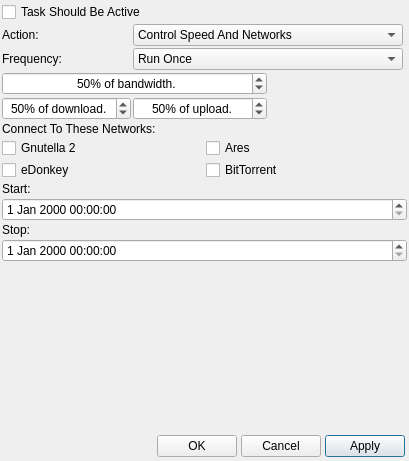
<?xml version="1.0" encoding="UTF-8"?>
<ui version="4.0">
 <class>DialogScheduler</class>
 <widget class="QDialog" name="DialogScheduler">
  <property name="geometry">
   <rect>
    <x>0</x>
    <y>0</y>
    <width>409</width>
    <height>461</height>
   </rect>
  </property>
  <property name="minimumSize">
   <size>
    <width>0</width>
    <height>0</height>
   </size>
  </property>
  <property name="maximumSize">
   <size>
    <width>634</width>
    <height>461</height>
   </size>
  </property>
  <property name="windowTitle">
   <string>Scheduled Task Properties</string>
  </property>
  <property name="windowIcon">
   <iconset resource="../Resource.qrc">
    <normaloff>:/Resource/Generic/Scheduler.png</normaloff>:/Resource/Generic/Scheduler.png</iconset>
  </property>
  <property name="autoFillBackground">
   <bool>true</bool>
  </property>
  <layout class="QGridLayout" name="gridLayout_2">
   <property name="horizontalSpacing">
    <number>0</number>
   </property>
   <property name="verticalSpacing">
    <number>2</number>
   </property>
   <property name="margin">
    <number>0</number>
   </property>
   <item row="5" column="0" colspan="2">
    <layout class="QGridLayout" name="gridLayoutFooter">
     <property name="margin">
      <number>4</number>
     </property>
     <property name="spacing">
      <number>4</number>
     </property>
     <item row="0" column="3">
      <widget class="QPushButton" name="pushButtonApply">
       <property name="text">
        <string>Apply</string>
       </property>
      </widget>
     </item>
     <item row="0" column="2">
      <widget class="QPushButton" name="pushButtonCancel">
       <property name="text">
        <string>Cancel</string>
       </property>
      </widget>
     </item>
     <item row="0" column="1">
      <widget class="QPushButton" name="pushButtonOK">
       <property name="text">
        <string>OK</string>
       </property>
      </widget>
     </item>
     <item row="0" column="0">
      <spacer name="horizontalSpacerFooter">
       <property name="orientation">
        <enum>Qt::Horizontal</enum>
       </property>
       <property name="sizeHint" stdset="0">
        <size>
         <width>40</width>
         <height>20</height>
        </size>
       </property>
      </spacer>
     </item>
    </layout>
   </item>
   <item row="0" column="0">
    <layout class="QGridLayout" name="gridLayoutSceduler">
     <property name="margin">
      <number>2</number>
     </property>
     <property name="spacing">
      <number>2</number>
     </property>
     <item row="2" column="0">
      <layout class="QGridLayout" name="gridLayoutNetworks">
       <property name="spacing">
        <number>2</number>
       </property>
       <item row="0" column="0" colspan="2">
        <widget class="QLabel" name="labelNetworks">
         <property name="text">
          <string>Connect To These Networks:</string>
         </property>
        </widget>
       </item>
       <item row="1" column="0">
        <widget class="QCheckBox" name="checkBoxG2">
         <property name="text">
          <string>Gnutella 2</string>
         </property>
         <property name="icon">
          <iconset resource="../Resource.qrc">
           <normaloff>:/Resource/Networks/Gnutella2.png</normaloff>:/Resource/Networks/Gnutella2.png</iconset>
         </property>
        </widget>
       </item>
       <item row="2" column="1">
        <widget class="QCheckBox" name="checkBoxBitTorrent">
         <property name="text">
          <string>BitTorrent</string>
         </property>
         <property name="icon">
          <iconset resource="../Resource.qrc">
           <normaloff>:/Resource/Networks/BitTorrent.png</normaloff>:/Resource/Networks/BitTorrent.png</iconset>
         </property>
        </widget>
       </item>
       <item row="2" column="0">
        <widget class="QCheckBox" name="checkBoxEDonkey">
         <property name="text">
          <string>eDonkey</string>
         </property>
         <property name="icon">
          <iconset resource="../Resource.qrc">
           <normaloff>:/Resource/Networks/EDonkey.png</normaloff>:/Resource/Networks/EDonkey.png</iconset>
         </property>
        </widget>
       </item>
       <item row="1" column="1">
        <widget class="QCheckBox" name="checkBoxAres">
         <property name="text">
          <string>Ares</string>
         </property>
         <property name="icon">
          <iconset resource="../Resource.qrc">
           <normaloff>:/Resource/Networks/Ares.png</normaloff>:/Resource/Networks/Ares.png</iconset>
         </property>
        </widget>
       </item>
      </layout>
     </item>
     <item row="3" column="0">
      <widget class="QStackedWidget" name="pagesSchedule">
       <property name="currentIndex">
        <number>0</number>
       </property>
       <widget class="QWidget" name="pageRunOnce">
        <layout class="QGridLayout" name="gridLayout_9">
         <property name="margin">
          <number>0</number>
         </property>
         <property name="spacing">
          <number>0</number>
         </property>
         <item row="1" column="0">
          <layout class="QGridLayout" name="gridLayoutRunOnce">
           <property name="spacing">
            <number>2</number>
           </property>
           <item row="1" column="1">
            <widget class="QDateTimeEdit" name="dateTimeEditStart">
             <property name="sizePolicy">
              <sizepolicy hsizetype="Expanding" vsizetype="Fixed">
               <horstretch>0</horstretch>
               <verstretch>0</verstretch>
              </sizepolicy>
             </property>
            </widget>
           </item>
           <item row="0" column="1">
            <widget class="QLabel" name="labelStart">
             <property name="text">
              <string>Start:</string>
             </property>
            </widget>
           </item>
           <item row="2" column="1">
            <widget class="QLabel" name="labelStop">
             <property name="sizePolicy">
              <sizepolicy hsizetype="Preferred" vsizetype="Preferred">
               <horstretch>0</horstretch>
               <verstretch>0</verstretch>
              </sizepolicy>
             </property>
             <property name="text">
              <string>Stop:</string>
             </property>
            </widget>
           </item>
           <item row="4" column="1">
            <spacer name="verticalSpacerRunOnce">
             <property name="orientation">
              <enum>Qt::Vertical</enum>
             </property>
             <property name="sizeHint" stdset="0">
              <size>
               <width>20</width>
               <height>40</height>
              </size>
             </property>
            </spacer>
           </item>
           <item row="3" column="1">
            <widget class="QDateTimeEdit" name="dateTimeEditStop">
             <property name="sizePolicy">
              <sizepolicy hsizetype="Expanding" vsizetype="Fixed">
               <horstretch>0</horstretch>
               <verstretch>0</verstretch>
              </sizepolicy>
             </property>
            </widget>
           </item>
          </layout>
         </item>
        </layout>
       </widget>
       <widget class="QWidget" name="pageDaily">
        <layout class="QGridLayout" name="gridLayout">
         <property name="margin">
          <number>0</number>
         </property>
         <property name="spacing">
          <number>0</number>
         </property>
         <item row="0" column="0">
          <layout class="QGridLayout" name="gridLayoutRunOnce_2">
           <property name="spacing">
            <number>2</number>
           </property>
           <item row="0" column="1">
            <widget class="QLabel" name="labelStart_2">
             <property name="text">
              <string>Start:</string>
             </property>
            </widget>
           </item>
           <item row="2" column="1">
            <widget class="QLabel" name="labelStop_2">
             <property name="sizePolicy">
              <sizepolicy hsizetype="Preferred" vsizetype="Preferred">
               <horstretch>0</horstretch>
               <verstretch>0</verstretch>
              </sizepolicy>
             </property>
             <property name="text">
              <string>Stop:</string>
             </property>
            </widget>
           </item>
           <item row="4" column="1">
            <spacer name="verticalSpacerRunOnce_2">
             <property name="orientation">
              <enum>Qt::Vertical</enum>
             </property>
             <property name="sizeHint" stdset="0">
              <size>
               <width>20</width>
               <height>40</height>
              </size>
             </property>
            </spacer>
           </item>
           <item row="1" column="1">
            <widget class="QTimeEdit" name="timeEditStart_2">
             <property name="sizePolicy">
              <sizepolicy hsizetype="Expanding" vsizetype="Fixed">
               <horstretch>0</horstretch>
               <verstretch>0</verstretch>
              </sizepolicy>
             </property>
            </widget>
           </item>
           <item row="3" column="1">
            <widget class="QTimeEdit" name="timeEditStop_2">
             <property name="sizePolicy">
              <sizepolicy hsizetype="Expanding" vsizetype="Fixed">
               <horstretch>0</horstretch>
               <verstretch>0</verstretch>
              </sizepolicy>
             </property>
            </widget>
           </item>
          </layout>
         </item>
        </layout>
       </widget>
       <widget class="QWidget" name="pageWeekly">
        <layout class="QGridLayout" name="gridLayout_19">
         <property name="margin">
          <number>0</number>
         </property>
         <property name="spacing">
          <number>0</number>
         </property>
         <item row="0" column="0">
          <layout class="QGridLayout" name="gridLayoutWeekly">
           <property name="spacing">
            <number>2</number>
           </property>
           <item row="0" column="0">
            <widget class="QCheckBox" name="checkBoxSunday">
             <property name="text">
              <string>Sunday</string>
             </property>
            </widget>
           </item>
           <item row="1" column="0">
            <widget class="QCheckBox" name="checkBoxMonday">
             <property name="text">
              <string>Monday</string>
             </property>
            </widget>
           </item>
           <item row="1" column="1">
            <widget class="QLabel" name="labelMondayStart">
             <property name="text">
              <string>Start:</string>
             </property>
            </widget>
           </item>
           <item row="1" column="2">
            <widget class="QTimeEdit" name="timeEditMondayStart"/>
           </item>
           <item row="1" column="3">
            <widget class="QLabel" name="labelMondayStop">
             <property name="text">
              <string>Stop:</string>
             </property>
            </widget>
           </item>
           <item row="1" column="4">
            <widget class="QTimeEdit" name="timeEditMondayStop"/>
           </item>
           <item row="0" column="4">
            <widget class="QTimeEdit" name="timeEditSundayStop"/>
           </item>
           <item row="2" column="0">
            <widget class="QCheckBox" name="checkBoxTuesday">
             <property name="text">
              <string>Tuesday</string>
             </property>
            </widget>
           </item>
           <item row="0" column="2">
            <widget class="QTimeEdit" name="timeEditSundayStart"/>
           </item>
           <item row="0" column="1">
            <widget class="QLabel" name="labelSundayStart">
             <property name="text">
              <string>Start:</string>
             </property>
            </widget>
           </item>
           <item row="0" column="3">
            <widget class="QLabel" name="labelSundayStop">
             <property name="text">
              <string>Stop:</string>
             </property>
            </widget>
           </item>
           <item row="2" column="1">
            <widget class="QLabel" name="labelTuesdayStart">
             <property name="text">
              <string>Start:</string>
             </property>
            </widget>
           </item>
           <item row="2" column="2">
            <widget class="QTimeEdit" name="timeEditTuesdayStart"/>
           </item>
           <item row="2" column="3">
            <widget class="QLabel" name="labelTuesdayStop">
             <property name="text">
              <string>Stop:</string>
             </property>
            </widget>
           </item>
           <item row="2" column="4">
            <widget class="QTimeEdit" name="timeEditTuesdayStop"/>
           </item>
           <item row="3" column="0">
            <widget class="QCheckBox" name="checkBoxWednesday">
             <property name="text">
              <string>Wednesday</string>
             </property>
            </widget>
           </item>
           <item row="3" column="1">
            <widget class="QLabel" name="labelWednesdayStart">
             <property name="text">
              <string>Start:</string>
             </property>
            </widget>
           </item>
           <item row="3" column="2">
            <widget class="QTimeEdit" name="timeEditWednesdayStart"/>
           </item>
           <item row="3" column="3">
            <widget class="QLabel" name="labelWednesdayStop">
             <property name="text">
              <string>Stop:</string>
             </property>
            </widget>
           </item>
           <item row="3" column="4">
            <widget class="QTimeEdit" name="timeEditWednesdayStop"/>
           </item>
           <item row="4" column="4">
            <widget class="QTimeEdit" name="timeEditThursdayStop"/>
           </item>
           <item row="4" column="3">
            <widget class="QLabel" name="labelThursdayStop">
             <property name="text">
              <string>Stop:</string>
             </property>
            </widget>
           </item>
           <item row="4" column="2">
            <widget class="QTimeEdit" name="timeEditThursdayStart"/>
           </item>
           <item row="4" column="1">
            <widget class="QLabel" name="labelThursdayStart">
             <property name="text">
              <string>Start:</string>
             </property>
            </widget>
           </item>
           <item row="6" column="1">
            <widget class="QLabel" name="labelSaturdayStart">
             <property name="text">
              <string>Start:</string>
             </property>
            </widget>
           </item>
           <item row="6" column="0">
            <widget class="QCheckBox" name="checkBoxSaturday">
             <property name="text">
              <string>Saturday</string>
             </property>
            </widget>
           </item>
           <item row="6" column="2">
            <widget class="QTimeEdit" name="timeEditSaturdayStart"/>
           </item>
           <item row="6" column="4">
            <widget class="QTimeEdit" name="timeEditSaturdayStop"/>
           </item>
           <item row="6" column="3">
            <widget class="QLabel" name="labelSaturdayStop">
             <property name="text">
              <string>Stop:</string>
             </property>
            </widget>
           </item>
           <item row="4" column="0">
            <widget class="QCheckBox" name="checkBoxThursday">
             <property name="text">
              <string>Thursday</string>
             </property>
            </widget>
           </item>
           <item row="5" column="0">
            <widget class="QCheckBox" name="checkBoxFriday">
             <property name="text">
              <string>Friday</string>
             </property>
            </widget>
           </item>
           <item row="5" column="1">
            <widget class="QLabel" name="labelFidayStart">
             <property name="text">
              <string>Start:</string>
             </property>
            </widget>
           </item>
           <item row="5" column="2">
            <widget class="QTimeEdit" name="timeEditFridayStart"/>
           </item>
           <item row="5" column="3">
            <widget class="QLabel" name="labelFridayStop">
             <property name="text">
              <string>Stop:</string>
             </property>
            </widget>
           </item>
           <item row="5" column="4">
            <widget class="QTimeEdit" name="timeEditFridayStop"/>
           </item>
          </layout>
         </item>
        </layout>
       </widget>
      </widget>
     </item>
     <item row="0" column="0">
      <layout class="QGridLayout" name="gridLayoutAction">
       <property name="rightMargin">
        <number>4</number>
       </property>
       <property name="spacing">
        <number>2</number>
       </property>
       <item row="1" column="0">
        <widget class="QLabel" name="labelAction">
         <property name="text">
          <string>Action:</string>
         </property>
        </widget>
       </item>
       <item row="1" column="1" colspan="4">
        <widget class="QComboBox" name="comboBoxAction">
         <property name="sizePolicy">
          <sizepolicy hsizetype="Expanding" vsizetype="Fixed">
           <horstretch>0</horstretch>
           <verstretch>0</verstretch>
          </sizepolicy>
         </property>
         <item>
          <property name="text">
           <string>Control Speed And Networks</string>
          </property>
          <property name="icon">
           <iconset resource="../Resource.qrc">
            <normaloff>:/Resource/Network/Network.png</normaloff>:/Resource/Network/Network.png</iconset>
          </property>
         </item>
         <item>
          <property name="text">
           <string>Do Not Connect</string>
          </property>
          <property name="icon">
           <iconset resource="../Resource.qrc">
            <normaloff>:/Resource/Network/Disconnect.png</normaloff>:/Resource/Network/Disconnect.png</iconset>
          </property>
         </item>
         <item>
          <property name="text">
           <string>Close Quazaa</string>
          </property>
          <property name="icon">
           <iconset resource="../Resource.qrc">
            <normaloff>:/Resource/Generic/Exit.png</normaloff>:/Resource/Generic/Exit.png</iconset>
          </property>
         </item>
        </widget>
       </item>
       <item row="4" column="0" colspan="3">
        <widget class="QSpinBox" name="spinBoxBandwidth">
         <property name="sizePolicy">
          <sizepolicy hsizetype="Preferred" vsizetype="Fixed">
           <horstretch>0</horstretch>
           <verstretch>0</verstretch>
          </sizepolicy>
         </property>
         <property name="alignment">
          <set>Qt::AlignCenter</set>
         </property>
         <property name="suffix">
          <string>% of bandwidth.</string>
         </property>
         <property name="minimum">
          <number>5</number>
         </property>
         <property name="maximum">
          <number>100</number>
         </property>
         <property name="value">
          <number>50</number>
         </property>
        </widget>
       </item>
       <item row="3" column="1" colspan="4">
        <widget class="QComboBox" name="comboBoxOnceWeekly">
         <item>
          <property name="text">
           <string>Run Once</string>
          </property>
         </item>
         <item>
          <property name="text">
           <string>Daily</string>
          </property>
         </item>
         <item>
          <property name="text">
           <string>Weekly</string>
          </property>
         </item>
        </widget>
       </item>
       <item row="3" column="0">
        <widget class="QLabel" name="labelFrequency">
         <property name="text">
          <string>Frequency:</string>
         </property>
        </widget>
       </item>
       <item row="0" column="0" colspan="4">
        <widget class="QCheckBox" name="checkBoxSheduleEnabled">
         <property name="text">
          <string>Task Should Be Active</string>
         </property>
         <property name="icon">
          <iconset resource="../Resource.qrc">
           <normaloff>:/Resource/Generic/SchedulerEnable.png</normaloff>:/Resource/Generic/SchedulerEnable.png</iconset>
         </property>
        </widget>
       </item>
       <item row="5" column="0">
        <widget class="QSpinBox" name="spinBoxDownload">
         <property name="alignment">
          <set>Qt::AlignCenter</set>
         </property>
         <property name="suffix">
          <string>% of download.</string>
         </property>
         <property name="maximum">
          <number>100</number>
         </property>
         <property name="value">
          <number>50</number>
         </property>
        </widget>
       </item>
       <item row="5" column="1" colspan="2">
        <widget class="QSpinBox" name="spinBoxUpload">
         <property name="alignment">
          <set>Qt::AlignCenter</set>
         </property>
         <property name="suffix">
          <string>% of upload.</string>
         </property>
         <property name="maximum">
          <number>100</number>
         </property>
         <property name="value">
          <number>50</number>
         </property>
        </widget>
       </item>
      </layout>
     </item>
    </layout>
   </item>
  </layout>
 </widget>
 <resources>
  <include location="../Resource.qrc"/>
 </resources>
 <connections>
  <connection>
   <sender>comboBoxOnceWeekly</sender>
   <signal>currentIndexChanged(int)</signal>
   <receiver>pagesSchedule</receiver>
   <slot>setCurrentIndex(int)</slot>
   <hints>
    <hint type="sourcelabel">
     <x>141</x>
     <y>105</y>
    </hint>
    <hint type="destinationlabel">
     <x>165</x>
     <y>322</y>
    </hint>
   </hints>
  </connection>
 </connections>
</ui>
